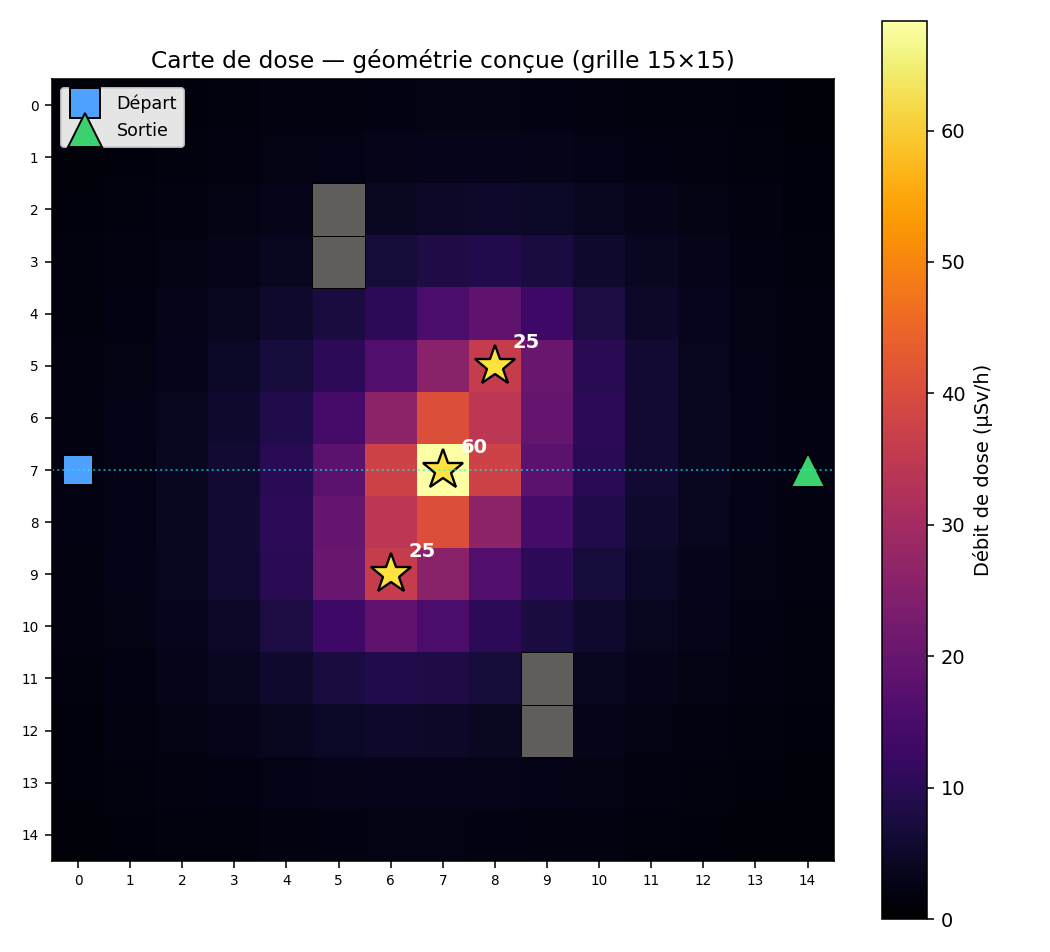

Generate this figure with Python:
"""Décision de géométrie -> carte de dose. On construit et on visualise."""
import numpy as np
import matplotlib
matplotlib.use("Agg")
import matplotlib.pyplot as plt

SIZE = 15
START = (7, 0)
GOAL = (7, 14)
SOURCES = [(7, 7, 60.0), (5, 8, 25.0), (9, 6, 25.0)]   # (ligne, col, µSv/h)
OBSTACLES = {(2, 5), (3, 5), (11, 9), (12, 9)}

def build_dose_map():
    dose = np.zeros((SIZE, SIZE), dtype=np.float32)
    for i in range(SIZE):
        for j in range(SIZE):
            total = 0.0
            for (si, sj, inten) in SOURCES:
                d2 = (i - si) ** 2 + (j - sj) ** 2
                total += inten / (d2 + 1.0)          # loi inverse carré, +1 anti division par zéro
            dose[i, j] = total
    for o in OBSTACLES:
        dose[o] = 0.0
    return dose

dose = build_dose_map()

# --- quelques vérifications chiffrées ---
print(f"Dose max sur la carte : {dose.max():.1f} µSv/h  (sur/à côté de la source centrale)")
print(f"Dose min (hors murs)  : {dose[dose>0].min():.2f} µSv/h  (dans un coin froid)")
print(f"Dose sur le chemin direct ligne 7 : {[round(float(dose[7,j]),1) for j in range(SIZE)]}")
print(f"  -> somme sur la ligne droite    : {dose[7,:].sum():.1f}")
# un contournement par le haut (ligne 1) coûte quoi ?
print(f"Dose sur la ligne 1 (contournement haut) : {dose[1,:].sum():.1f}")
print(f"Dose sur la ligne 13 (contournement bas) : {dose[13,:].sum():.1f}")

# --- visualisation ---
fig, ax = plt.subplots(figsize=(7.5, 6.8))
im = ax.imshow(dose, cmap="inferno", origin="upper")
cbar = fig.colorbar(im, ax=ax, label="Débit de dose (µSv/h)")
for o in OBSTACLES:
    ax.add_patch(plt.Rectangle((o[1]-0.5, o[0]-0.5), 1, 1, facecolor="#5F5E5A", edgecolor="k", lw=0.5))
for (si, sj, inten) in SOURCES:
    ax.plot(sj, si, "*", color="#FFE23D", markersize=22, markeredgecolor="k", markeredgewidth=1.2)
    ax.annotate(f"{inten:g}", (sj, si), textcoords="offset points", xytext=(9, 9),
                color="white", fontsize=10, fontweight="bold")
ax.plot(START[1], START[0], "s", color="#4EA1FF", markersize=15, markeredgecolor="k", label="Départ")
ax.plot(GOAL[1], GOAL[0], "^", color="#3BD16F", markersize=17, markeredgecolor="k", label="Sortie")
ax.axhline(7, color="cyan", lw=1, ls=":", alpha=0.6)  # la ligne de traversée directe
ax.set_xticks(range(SIZE)); ax.set_yticks(range(SIZE))
ax.set_xticklabels(range(SIZE), fontsize=7); ax.set_yticklabels(range(SIZE), fontsize=7)
ax.set_title("Carte de dose — géométrie conçue (grille 15×15)", fontsize=12)
ax.legend(loc="upper left", fontsize=9, framealpha=0.9)
fig.tight_layout()
fig.savefig("carte_dose.png", dpi=140)
print("\nFigure : carte_dose.png")
